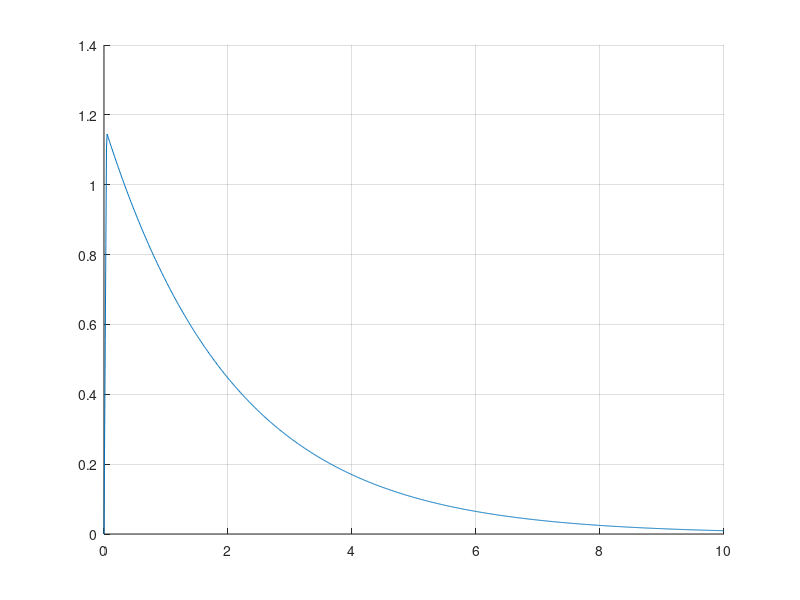

The MATLAB source for this figure:
%%%% Inverted pendulum

g = 9.81;
A = [0, 1; 3*g/2, 0];
B = [0; 15*3];

K = 0.7*[1, 0.5];
A_tilde = A-B*K;
% eig(A_tilde)

Q = eye(2);
P = lyap(A_tilde', Q);
% exponential coefficient for the Lyapunov differential inequality
gamma = min( eig(Q))/( 2 * max(eig(P)))
    
% matrix 2-norm is the max singular values + 3% of safety margin for the sin(theta) linearization
L = 1.03*max( svd(A_tilde) )

times = 0:0.01:10;

L1 = ((1 - exp(-gamma*times)) * L/gamma);
L2 = exp(-gamma*times);
min_bound = min( [L1; L2] );
x0 = [0.1; 0.1];

norm_bound = 2*sqrt( x0'*P*x0) * min_bound / sqrt(min(eig(P)));


figure(1)
hold on
grid on
plot(times, norm_bound)
